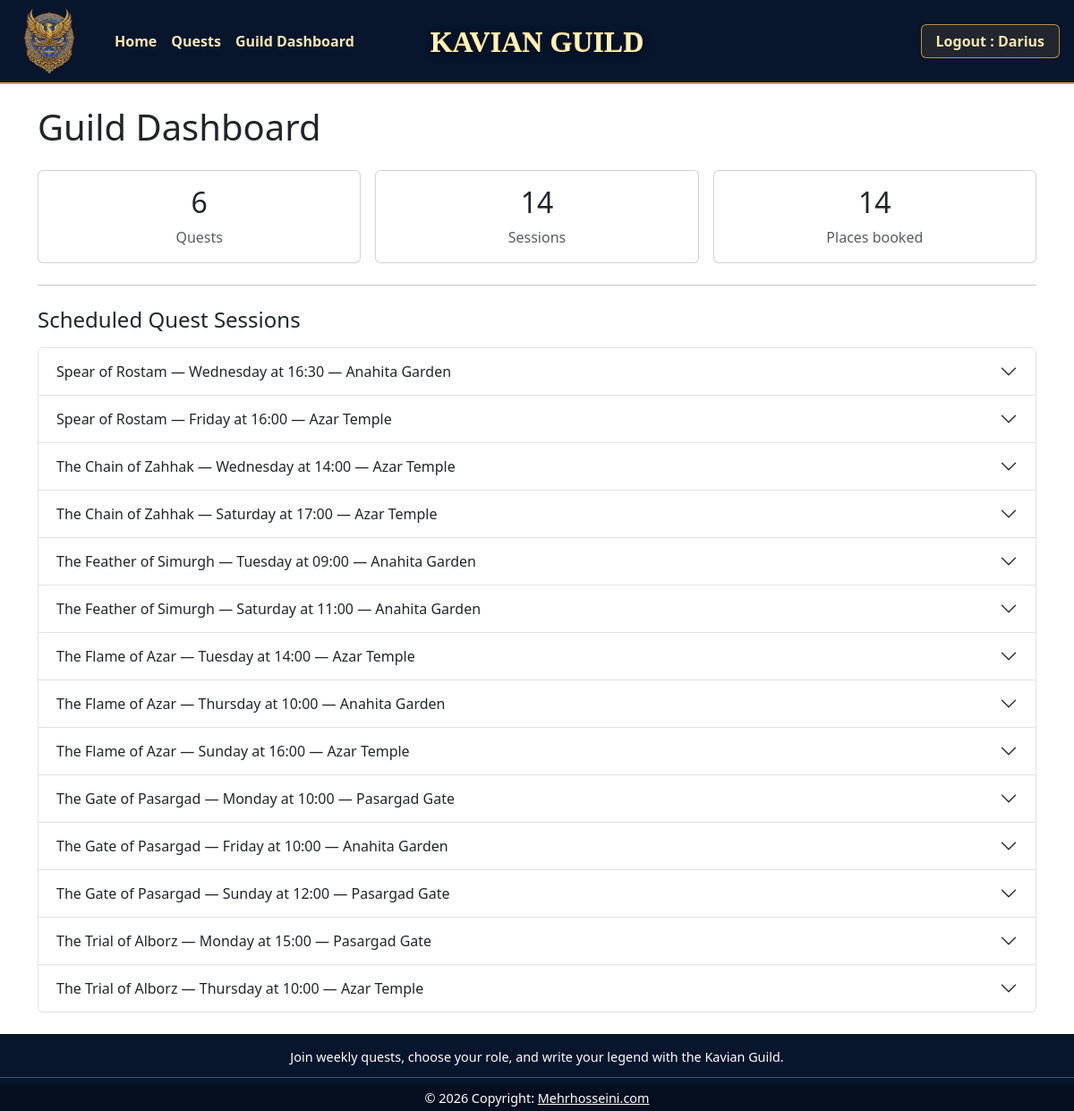
The app's page /guild-dashboard (signed in) with its own data.
### tables this page shows
CREATE TABLE users (
    id            INTEGER PRIMARY KEY AUTOINCREMENT,
    email         TEXT    NOT NULL UNIQUE,
    password_hash TEXT    NOT NULL,
    role          TEXT    NOT NULL CHECK (role IN ('adventurer', 'guildmaster')),
    display_name  TEXT    NOT NULL,
    profile_img   TEXT                      
);

CREATE TABLE quests (
        id               INTEGER PRIMARY KEY AUTOINCREMENT,
        title            TEXT    NOT NULL,
        duration_minutes INTEGER NOT NULL CHECK (duration_minutes > 0),
        quest_type       TEXT    NOT NULL CHECK (quest_type IN ('Razm','Rah','Chistan','Sayeh','Atar','Alborz')),
        difficulty       TEXT    NOT NULL CHECK (difficulty IN ('easy','medium','hard')),
        description      TEXT    NOT NULL,
        image            TEXT
    );

CREATE TABLE quest_sessions (
            id           INTEGER PRIMARY KEY AUTOINCREMENT,
            quest_id     INTEGER NOT NULL,
            day          TEXT    NOT NULL,
            start_time   TEXT    NOT NULL,
            start_minute INTEGER NOT NULL,
            location     TEXT    NOT NULL CHECK (location IN ('Azar Temple','Anahita Garden','Pasargad Gate')),
            FOREIGN KEY (quest_id) REFERENCES quests(id)
        );

### app.py (the view)
@app.route("/guild-dashboard")
@login_required
def guild_dashboard():
    if not current_user.is_guild_master():
        abort(403)
    stats = participations_dao.get_guild_stats()
    sessions = quest_sessions_dao.get_all_sessions_with_quest()
    session_rows = []
    for session in sessions:
        role_totals = participations_dao.get_role_totals(session["id"])
        total_reserved = sum(role_totals.values())
        remaining_by_role = {}
        for role, capacity in ROLE_CAPACITIES.items():
            reserved = role_totals.get(role, 0)
            remaining_by_role[role] = capacity - reserved
        if role_totals:
            most_requested_role = max(role_totals, key=role_totals.get)
        else:
            most_requested_role = "None yet"
        session_rows.append(
            {
                "session": session,
                "role_totals": role_totals,
                "total_reserved": total_reserved,
                "remaining_by_role": remaining_by_role,
                "most_requested_role": most_requested_role,
                "has_participations": total_reserved > 0,
            }
        )
    return render_template(
        "guild_dashboard.html",
        stats=stats,
        session_rows=session_rows,
        role_capacities=ROLE_CAPACITIES,
    )

### app.py (called while the page is built)
@login_manager.user_loader
def load_user(user_id):
    return users_dao.get_user_by_id(int(user_id))

### db.py (called while the page is built)
def get_connection():
    conn = sqlite3.connect(DATABASE_PATH)
    conn.row_factory = sqlite3.Row   # rows behave like dicts: row["email"]
    conn.execute("PRAGMA foreign_keys = ON;")
    return conn

### models.py (called while the page is built)
    def is_guild_master(self):              # handy helper for permission checks
        return self.role == "guildmaster"

### participations_dao.py (called while the page is built)
def get_role_totals(session_id, exclude_participation_id=None):
    conn = get_connection()
    sql = """
        SELECT role, COALESCE(SUM(places), 0) AS places
        FROM participations
        WHERE session_id = ?
    """
    params = [session_id]
    if exclude_participation_id is not None:
        sql += " AND id != ?"
        params.append(exclude_participation_id)
    sql += " GROUP BY role"
    rows = conn.execute(sql, params).fetchall()
    conn.close()
    return {row["role"]: row["places"] for row in rows}

def get_guild_stats():
    conn = get_connection()
    cursor = conn.cursor()
    quest_count = cursor.execute(
        'SELECT COUNT(*) AS n FROM quests'
    ).fetchone()['n']
    session_count = cursor.execute(
        'SELECT COUNT(*) AS n FROM quest_sessions'
    ).fetchone()['n']
    total_places = cursor.execute(
        'SELECT COALESCE(SUM(places), 0) AS n FROM participations'
    ).fetchone()['n']
    conn.close()
    return {
        'quest_count': quest_count,
        'session_count': session_count,
        'total_places': total_places,
    }

### quest_sessions_dao.py (called while the page is built)
def get_all_sessions_with_quest():
    conn = get_connection()
    rows = conn.execute(
        """
        SELECT
            s.id,
            s.day,
            s.start_time,
            s.start_minute,
            s.location,
            q.id AS quest_id,
            q.title AS quest_title,
            q.duration_minutes
        FROM quest_sessions s
        JOIN quests q ON s.quest_id = q.id
        ORDER BY q.title, s.start_minute
        """
    ).fetchall()
    conn.close()
    return rows

### users_dao.py (called while the page is built)
def get_user_by_id(user_id):
    conn = get_connection()
    row = conn.execute("SELECT * FROM users WHERE id = ?", (user_id,)).fetchone()
    conn.close()
    if row is None:
        return None
    return User(row["id"], row["email"], row["role"], row["display_name"], row["profile_img"])

### templates/guild_dashboard.html (shortened to what this page needs)
{% extends 'base.html' %}
{% block content %}
<h1 class="mb-4">Guild Dashboard</h1>
<div class="row g-3">
    <div class="col-md-4">
        <div class="card text-center">
            <div class="card-body">
                <h2 class="card-title">{{ stats.quest_count }}</h2>
                <p class="card-text text-muted">Quests</p>
            </div>
        </div>
    </div>
    <div class="col-md-4">
        <div class="card text-center">
            <div class="card-body">
                <h2 class="card-title">{{ stats.session_count }}</h2>
                <p class="card-text text-muted">Sessions</p>
            </div>
        </div>
    </div>
    <div class="col-md-4">
        <div class="card text-center">
            <div class="card-body">
                <h2 class="card-title">{{ stats.total_places }}</h2>
                <p class="card-text text-muted">Places booked</p>
            </div>
        </div>
    </div>
</div>
<hr class="my-4">
<h2 class="h4 mb-3">Scheduled Quest Sessions</h2>
{% if session_rows %}
<div class="accordion" id="guildSessionsAccordion">
    {% for row in session_rows %}
    {% set session = row.session %}
    <div class="accordion-item">
        <h2 class="accordion-header" id="heading-{{ session.id }}">
            <button class="accordion-button collapsed" type="button" data-bs-toggle="collapse"
                data-bs-target="#collapse-{{ session.id }}" aria-expanded="false"
                aria-controls="collapse-{{ session.id }}">
                {{ session.quest_title }} — {{ session.day }} at {{ session.start_time }} — {{ session.location }}
            </button>
        </h2>
    </div>
    {% endfor %}
</div>
{% else %}
<p class="text-muted">No quest sessions have been scheduled yet.</p>
{% endif %}
{% endblock %}

### templates/base.html (shortened to what this page needs)
<!DOCTYPE html>
<html lang="en">
<head>
  <link href="https://cdn.jsdelivr.net/npm/bootstrap@5.3.8/dist/css/bootstrap.min.css" rel="stylesheet"
>
  <link rel="stylesheet" href="{{ url_for('static', filename='style.css') }}">
</head>
<body class="{% block body_class %}{% endblock %}">
  <nav class="site-navbar navbar navbar-expand-sm navbar-dark">
    <div class="container-fluid">
      <a class="navbar-brand site-logo" href="{{ url_for('home') }}">
        <img src="{{ url_for('static', filename='images/logo-mark.png') }}" alt="Kavian Guild logo">
      </a>
      <ul class="navbar-nav">
        <li class="nav-item">
          <a class="nav-link" href="{{ url_for('home') }}">Home</a>
        </li>
        <li class="nav-item">
          <a class="nav-link" href="{{ url_for('quests') }}">Quests</a>
        </li>
        {% if current_user.is_authenticated and current_user.is_guild_master() %}
        <li class="nav-item">
          <a class="nav-link" href="{{ url_for('guild_dashboard') }}">Guild Dashboard</a>
        </li>
        {% endif %}
      </ul>
      <div class="navbar-title">Kavian Guild</div>
      <div class="d-flex gap-2 ms-auto p-1">
        {% if current_user.is_authenticated %}
        <a class="nav-auth-btn nav-auth-btn-logout" href="{{ url_for('logout') }}">Logout : {{ current_user.display_name
          }}</a>
        {% else %}
        <a class="nav-auth-btn" href="{{ url_for('login') }}">Login</a>
        <a class="nav-auth-btn nav-auth-btn-register" href="{{ url_for('register') }}">Register</a>
        {% endif %}
      </div>
    </div>
  </nav>
  <main class="container py-4">
    {% block content %}{% endblock %}
  </main>
  {% block footer %}
  <footer class="site-footer text-center text-white">
    <div class="container">
      <section class="mt-3 ">
        <div class="row d-flex justify-content-center">
          <div class="col-lg-8">
            <p>
              Join weekly quests, choose your role, and write your legend with the Kavian Guild.
            </p>
          </div>
        </div>
      </section>
    </div>
    <hr class="my-2" />
    <div class="text-center py-1 footer-copyright">
      © 2026 Copyright:
      <a class="text-white" href="https://mehrhosseini.com/">Mehrhosseini.com</a>
    </div>
  </footer>
  {% endblock %}
</body>
</html>

### static/style.css (style rules this page uses)
html { min-height: 100%; }
body { min-height: 100vh; display: flex; flex-direction: column; }
main { flex: 1; }
.site-navbar { background-color: #07152d; border-bottom: 2px solid #d8a742; min-height: 92px; }
.site-navbar .container-fluid { position: relative; }
.site-logo { display: flex; align-items: center; justify-content: center; width: 86px; height: 76px; margin-right: 22px; padding-top: 0; padding-bottom: 0; }
.site-logo img { width: 100%; height: 100%; object-fit: contain; }
.site-navbar .nav-link { color: #f7e7b0; font-weight: 600; text-shadow: none; }
.navbar-title { position: absolute; left: 50%; transform: translateX(-50%); color: #f7d878; font-family: Georgia, "Times New Roman", serif; font-size: 32px; font-weight: 700; line-height: 1; text-transform: uppercase; white-space: nowrap; text-shadow: 0 1px 0 #fff2b8, 0 3px 8px rgba(0, 0, 0, 0.65); background-image: linear-gradient(#fff2b8, #d8a742 55%, #8f5f1d); background-clip: text; -webkit-background-clip: text; -webkit-text-fill-color: transparent; pointer-events: none; }
.nav-auth-btn { color: #f7e7b0; text-decoration: none; font-weight: 600; padding: 6px 16px; border: 1px solid rgba(216, 167, 66, 0.85); border-radius: 6px; background-color: rgba(216, 167, 66, 0.12); text-shadow: none; }
.site-footer { background-color: #07152d; background-size: cover; background-position: center; background-repeat: no-repeat; }
.site-footer { font-size: 0.9rem; }
.site-footer p { margin-bottom: 0.25rem; line-height: 1.35; }
.footer-copyright { background-color: rgba(0, 0, 0, 0.297); }

### records on screen
users: display_name "Darius"
quests: quest_title "Spear of Rostam" "Spear of Rostam"
quest_sessions: day "Wednesday", start_time "16:30", location "Anahita Garden"
quest_sessions: day "Friday", start_time "16:00", location "Azar Temple"
quests: quest_title "The Chain of Zahhak" "The Chain of Zahhak"
quest_sessions: day "Wednesday", start_time "14:00", location "Azar Temple"
quest_sessions: day "Saturday", start_time "17:00", location "Azar Temple"
quests: quest_title "The Feather of Simurgh" "The Feather of Simurgh"
quest_sessions: day "Tuesday", start_time "09:00", location "Anahita Garden"
quest_sessions: day "Saturday", start_time "11:00", location "Anahita Garden"
quests: quest_title "The Flame of Azar" "The Flame of Azar" "The Flame of Azar"
quest_sessions: day "Tuesday", start_time "14:00", location "Azar Temple"
quest_sessions: day "Thursday", start_time "10:00", location "Anahita Garden"
quest_sessions: day "Sunday", start_time "16:00", location "Azar Temple"
quests: quest_title "The Gate of Pasargad" "The Gate of Pasargad" "The Gate of Pasargad"
quest_sessions: day "Monday", start_time "10:00", location "Pasargad Gate"
quest_sessions: day "Friday", start_time "10:00", location "Anahita Garden"
quest_sessions: day "Sunday", start_time "12:00", location "Pasargad Gate"
quests: quest_title "The Trial of Alborz" "The Trial of Alborz"
quest_sessions: day "Monday", start_time "15:00", location "Pasargad Gate"
quest_sessions: day "Thursday", start_time "10:00", location "Azar Temple"

### other values on screen
{{ stats.quest_count }} "6"
{{ stats.session_count }} "14"
{{ stats.total_places }} "14"
